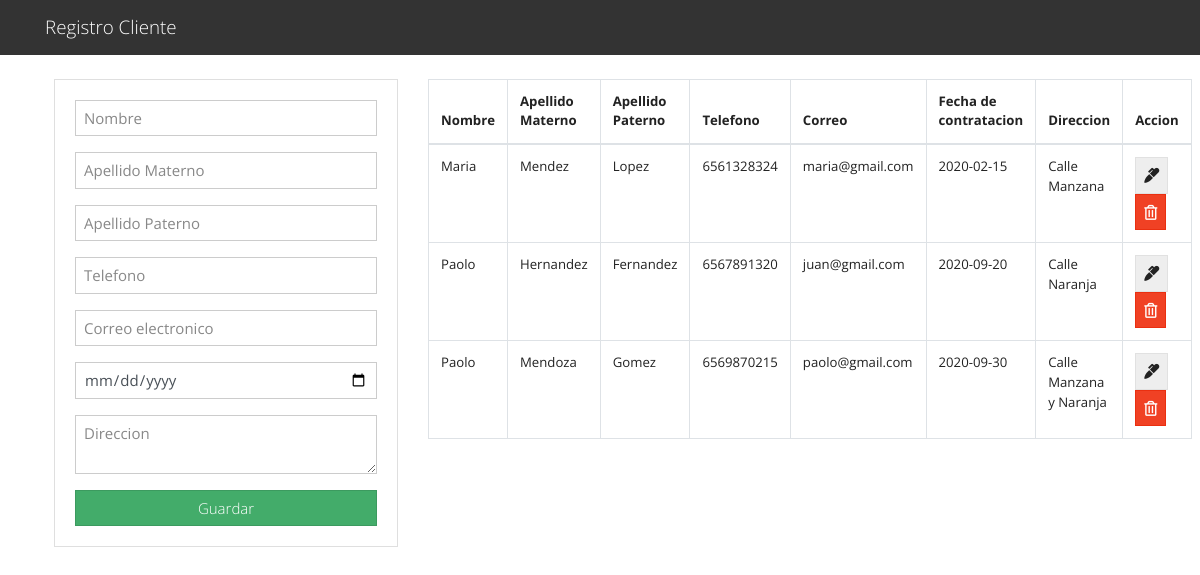
The page / on the database its author committed.
### tables this page shows
CREATE TABLE `tbl_cliente` (
  `idcliente` int(2) NOT NULL,
  `Nombre` varchar(50) NOT NULL,
  `ApellidoM` varchar(50) NOT NULL,
  `Telefono` bigint(50) NOT NULL,
  `Correo` varchar(50) NOT NULL,
  `ApellidoP` varchar(50) NOT NULL,
  `FechaContra` date NOT NULL,
  `Direccion` varchar(50) NOT NULL
);

### index.php (the view, shortened to what this page needs)
<?php include("db.php"); ?>
<?php include('includes/header.php'); ?>
<main class="container p-4">
  <div class="row">
    <div class="col-md-4">
      <div class="card card-body">
        <form action="saveCliente.php" method="POST">
          <div class="form-group">
            <input type="text" name="nombre" class="form-control" placeholder="Nombre" autofocus>
          </div>
          <div class="form-group">
            <input type="text" name="apellidoM" class="form-control" placeholder="Apellido Materno" autofocus>
          </div>
          <div class="form-group">
            <input type="text" name="apellidoP" class="form-control" placeholder="Apellido Paterno" autofocus>
          </div>
          <div class="form-group">
            <input type="text" name="telefono" class="form-control" placeholder="Telefono" autofocus>
          </div>
          <div class="form-group">
            <input type="text" name="correo" class="form-control" placeholder="Correo electronico" autofocus>
          </div>
          <div class="form-group">
            <input type="date" name="fecha" class="form-control" placeholder="Fecha de contratacion" autofocus>
          </div>
          <div class="form-group">
            <textarea name="direccion" rows="2" class="form-control" placeholder="Direccion"></textarea>
          </div>
          <input type="submit" name="saveCliente" class="btn btn-success btn-block" value="Guardar">
        </form>
      </div>
    </div>
    <div class="col-md-8">
      <table class="table table-bordered">
        <thead>
          <tr>
            <th>Nombre</th>
            <th>Apellido Materno</th>
            <th>Apellido Paterno</th>
            <th>Telefono</th>
            <th>Correo</th>
            <th>Fecha de contratacion</th>
            <th>Direccion</th>
            <th>Accion</th>
          </tr>
        </thead>
        <tbody>
          <?php
          $query = "SELECT * FROM tbl_cliente";
          $result_tasks = mysqli_query($conn, $query);
          while($row = mysqli_fetch_assoc($result_tasks)) { ?>
          <tr>
            <td><?php echo $row['Nombre']; ?></td>
            <td><?php echo $row['ApellidoM']; ?></td>
            <td><?php echo $row['ApellidoP']; ?></td>
            <td><?php echo $row['Telefono']; ?></td>
            <td><?php echo $row['Correo']; ?></td>
            <td><?php echo $row['FechaContra']; ?></td>
            <td><?php echo $row['Direccion']; ?></td>
            <td>
              <a href="edit.php?idcliente=<?php echo $row['idcliente']?>" class="btn btn-secondary">
                <i class="fas fa-marker"></i>
              </a>
              <a href="deleteTask.php?idcliente=<?php echo $row['idcliente']?>" class="btn btn-danger">
                <i class="far fa-trash-alt"></i>
              </a>
            </td>
          </tr>
          <?php } ?>
        </tbody>
      </table>
    </div>
  </div>
</main>
<?php include('includes/footer.php'); ?>

### Includes/header.php (shortened to what this page needs)
<!DOCTYPE html>
<html lang="en">
  <head>
    <link rel="stylesheet" href="https://bootswatch.com/4/yeti/bootstrap.min.css">
    <link rel="stylesheet" href="https://use.fontawesome.com/releases/v5.6.3/css/all.css">
  </head>
  <body>
    <nav class="navbar navbar-dark bg-dark">
      <div class="container">
        <a class="navbar-brand" href="index.php">Registro Cliente </a>
      </div>
    </nav>

### Includes/footer.php (shortened to what this page needs)
</body>
</html>

### rows shown on the page
tbl_cliente: Nombre "Maria", ApellidoM "Mendez", ApellidoP "Lopez", Telefono "6561328324", Correo "maria@gmail.com", FechaContra "2020-02-15", Direccion "Calle Manzana"
tbl_cliente: Nombre "Paolo", ApellidoM "Hernandez", ApellidoP "Fernandez", Telefono "6567891320", Correo "juan@gmail.com", FechaContra "2020-09-20", Direccion "Calle Naranja"
tbl_cliente: Nombre "Paolo", ApellidoM "Mendoza", ApellidoP "Gomez", Telefono "6569870215", Correo "paolo@gmail.com", FechaContra "2020-09-30", Direccion "Calle Manzana y Naranja"
